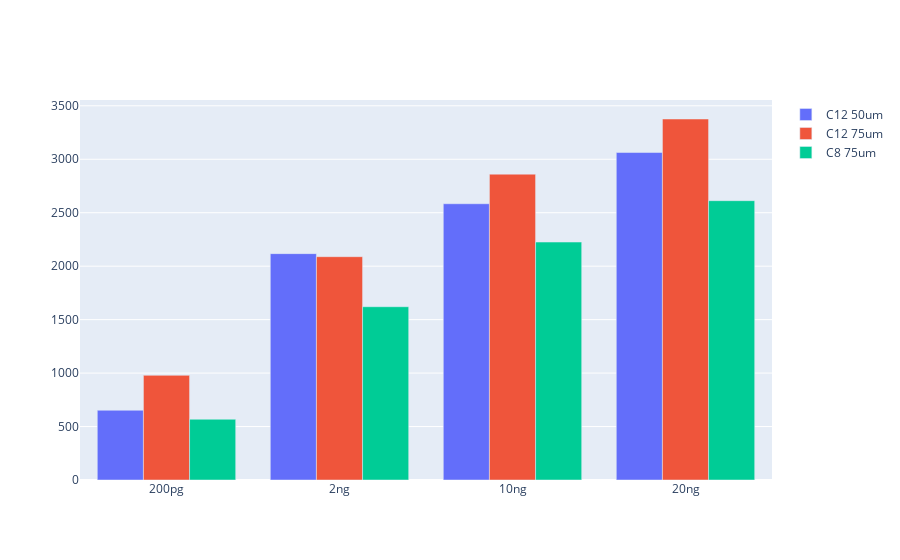

Notebook cell for this chart:
### Code cell
#ID plot(protein and peptides)
plot_options={
            "mean label": "True",
            "error bar": "stdev",
            "X Title": "Conditions",
            "Y Title": "Protein Identification",
            "color": ["blue", "red", "black", "yellow", "green", "purple",
                      "orange", "brown", "pink", "gray", "olive", "cyan"],
            "width": 700,
            "height": 450,
            "font": dict(size=16, family="Arial black"),
            "ID mode": "grouped",
            "Group By X": "Sample Amount",
            "Group By Color": "SPE Type",
            "help for information only": \
            "Mean label options: True or False." \
            "error bar options: stdev or ci95." \
            "color: the first few colors will be used"
            "ID mode options: total, MS2, stacked, grouped." \
        }
plot_options["plot_type"] = "1" # 1 is protein, 2 is peptide
figure ,_ ,_ =ID_plots(data_obj, plot_options, saved_settings)
figure.show()
#figure.write_image("images/test.svg")

### Figure 1 — Plotly figure (JSON) as saved in the notebook; plotly's stock layout.template omitted (floating-point values rounded to 4 significant figures)
{"data": [{"name": "C12 50um", "type": "bar", "x": ["200pg", "2ng", "10ng", "20ng"], "y": [652.3, 2117.0, 2584, 3063]}, {"name": "C12 75um", "type": "bar", "x": ["200pg", "2ng", "10ng", "20ng"], "y": [979, 2089.0, 2861.0, 3377.0]}, {"name": "C8 75um", "type": "bar", "x": ["200pg", "2ng", "10ng", "20ng"], "y": [568.3, 1621.0, 2226.0, 2613.0]}], "layout": {}}
